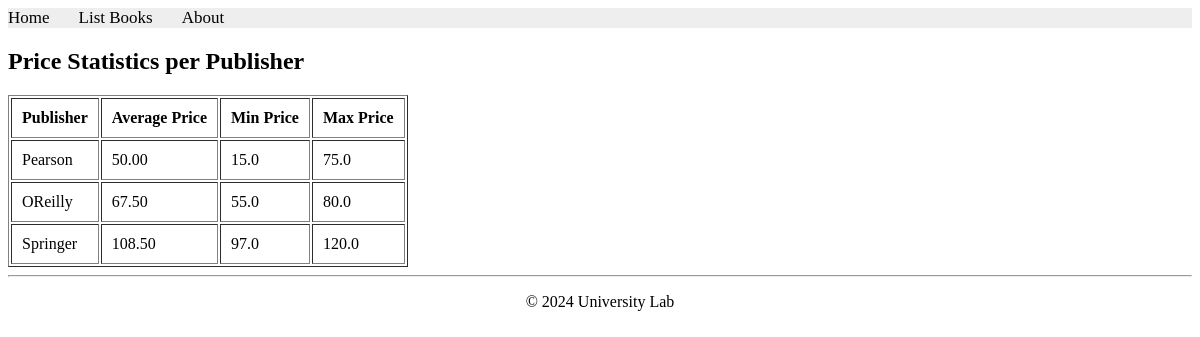
/books/lab9/task4/, run on the app's committed database.
### apps/bookmodule/models.py (models this page shows)
class Publisher(models.Model):
    name = models.CharField(max_length=200)
    location = models.CharField(max_length=300)

### apps/bookmodule/views.py (the view)
# urls.py: path('lab9/task4/', views.lab9_task4, name="lab9_task4"),
def lab9_task4(request):
    from django.db.models import Avg, Min, Max
    publishers = Publisher.objects.annotate(
        avg_price=Avg('book__price'),
        min_price=Min('book__price'),
        max_price=Max('book__price')
    )
    return render(request, 'bookmodule/lab9_task4.html', {'publishers': publishers})

### apps/templates/bookmodule/lab9_task4.html (shortened to what this page needs)
{% extends "layouts/base.html" %}
{% block content %}
<h2>Price Statistics per Publisher</h2>
<table border="1" cellpadding="10">
    <tr>
        <th>Publisher</th>
        <th>Average Price</th>
        <th>Min Price</th>
        <th>Max Price</th>
    </tr>
    {% for pub in publishers %}
    <tr>
        <td>{{ pub.name }}</td>
        <td>{{ pub.avg_price|floatformat:2 }}</td>
        <td>{{ pub.min_price }}</td>
        <td>{{ pub.max_price }}</td>
    </tr>
    {% endfor %}
</table>
{% endblock %}

### data on the page
Publisher: name "Pearson", avg_price "50.00", min_price "15.0", max_price "75.0"
Publisher: name "OReilly", avg_price "67.50", min_price "55.0", max_price "80.0"
Publisher: name "Springer", avg_price "108.50", min_price "97.0", max_price "120.0"
